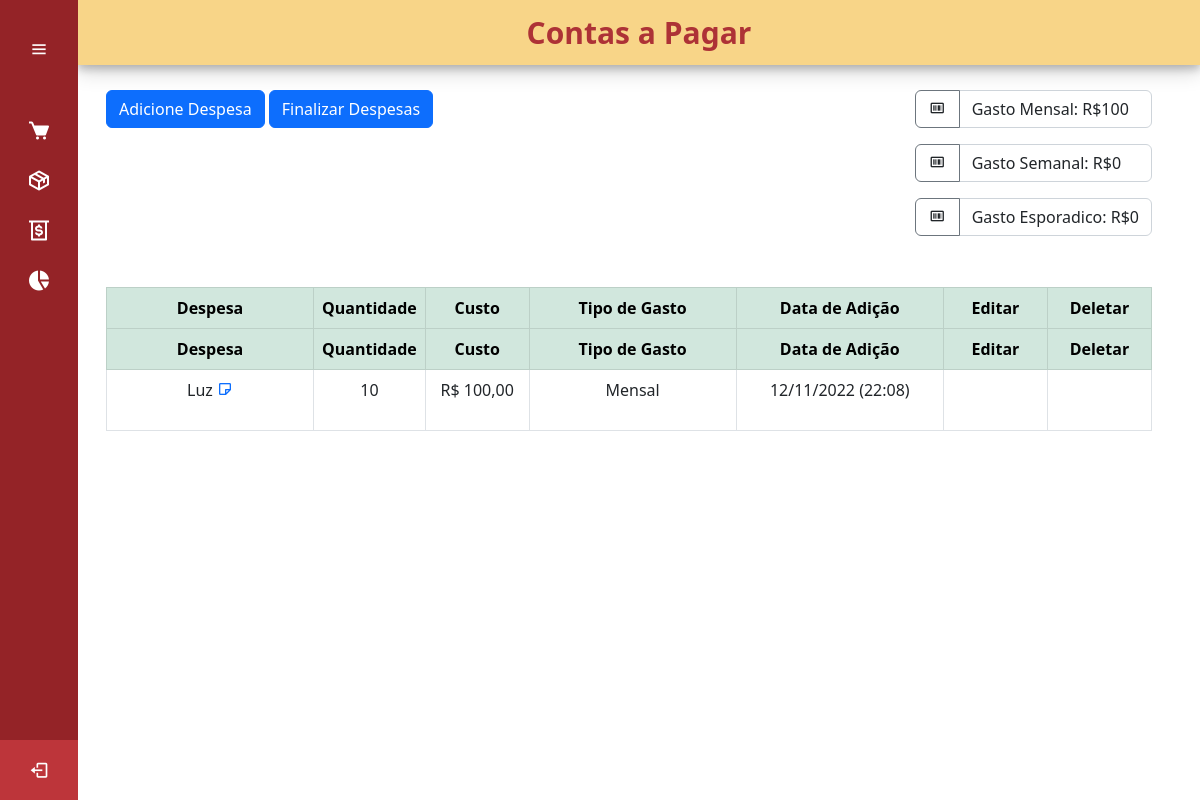
The page /gastos on the database as committed earlier.
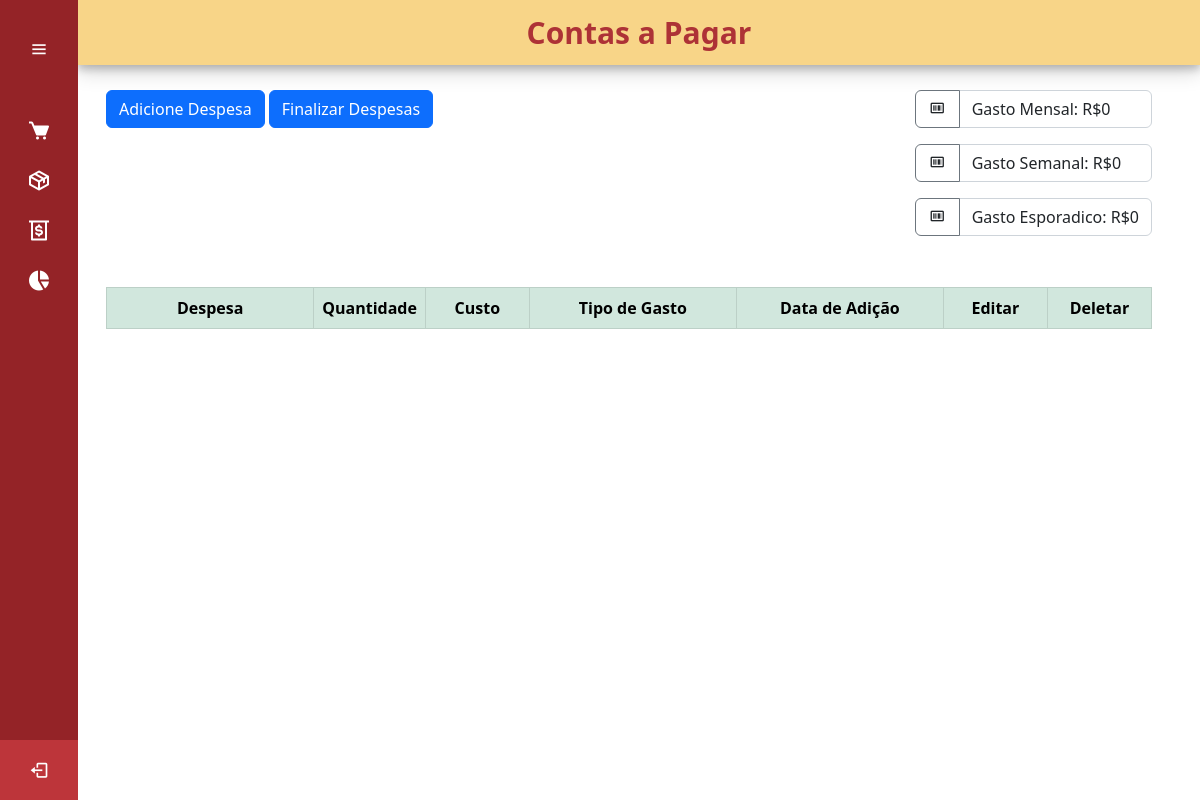
The same page on the database as committed later.
### cadastro/models.py (models this page shows, shortened)
class ListaDespesas(models.Model):
    GASTO = (
        ('Semanal', 'Semanal'),
        ('Mensal', 'Mensal'),
        ('Esporádico', 'Esporádico'),
    )
    nome_despesa = models.CharField(max_length=50, verbose_name='Despesas')
    quantidade_despesa = models.CharField(max_length=50, verbose_name='Qntd.')
    custo = models.IntegerField(verbose_name='Custo')
    tipo_gasto = models.CharField(max_length=50, choices= GASTO, verbose_name='Tipo de Gasto')
    data_adicao_desp = models.DateTimeField(auto_now_add=True)
    nota_despesa = models.TextField()

### cadastro/views.py (the view)
# urls.py: path('gastos', gastos, name='gastos'),
def gastos(request):
    despesa_list = ListaDespesas.objects.all()
    gastos = {'mensal': 0,
    'semanal': 0,
    'esporadico': 0}
    for despesa in despesa_list:
        if despesa.tipo_gasto.lower() == 'mensal':
            gastos['mensal'] += despesa.custo
        if despesa.tipo_gasto.lower() == 'semanal':
            gastos['semanal'] += despesa.custo
        if despesa.tipo_gasto == 'Esporádico':
            gastos['esporadico'] += despesa.custo
    return render (request , 'paginas/gastos.html',{'despesas':despesa_list, 'gastos': gastos})

### paginas/templates/paginas/gastos.html (shortened to what this page needs)
{% extends 'paginas/modelo.html' %}
{% load static %}
{% block conteudo %}
<div class="home_content" style="top: 30px">
    <div class="conteudo_pagina">
        <div class="container">
            <div class="buttons_area d-flex justify-content-between align-content-end">
                <div>
                    <button type="button" class="btn btn-primary" data-bs-toggle="modal" data-bs-target="#addModal">
                        Adicione Despesa
                    </button>
                    <a class="btn btn-primary" href="finalizar-gastos">
                        Finalizar Despesas
                    </a>
                </div>
                <div>
                    <div class="input-group mb-3">
                        <span class="btn border-secondary bg-ligth side-label"><i class='bx bx-barcode'></i></span>
                        <span class="form-control" >Gasto Mensal: R${{gastos.mensal}}</span>
                    </div>
                    <div class="input-group mb-3">
                        <span class="btn border-secondary bg-ligth side-label"><i class='bx bx-barcode'></i></span>
                        <span class="form-control" >Gasto Semanal: R${{gastos.semanal}}</span>
                    </div>
                    <div class="input-group mb-3">
                        <span class="btn border-secondary bg-ligth side-label"><i class='bx bx-barcode'></i></span>
                        <span class="form-control" >Gasto Esporadico: R${{gastos.esporadico}}</span>
                    </div>
                </div>
            </div>
            <table class="table table-bordered" id="example" style="text-align: center ;">
                <thead class="table-success">
                    <tr>
                        <th style="width: 20%;">Despesa</th>
                        <th style="width: 10%;">Quantidade</th>
                        <th style="width: 10%;">Custo</th>
                        <th style="width: 20%;">Tipo de Gasto</th>
                        <th style="width: 20%;">Data de Adição</th>
                        <th style="width: 10%;">Editar</th>
                        <th style="width: 10%;">Deletar</th>
                    </tr>
                </thead>
                {% for despesa in despesas %}
                <tr>
                    <td>{{ despesa.nome_despesa }} <a class="text-center" title="Nota Produto" data-bs-toggle="modal" data-bs-target="#notaModal{{ despesa.id }}"><i class='bx bx-note'></i></a></td>
                    <td>{{ despesa.quantidade_despesa }}</td>
                    <td>R$ {{ despesa.custo |floatformat:2 }}</td>
                    <td>{{ despesa.tipo_gasto}}</td>
                    <td>{{ despesa.data_adicao_desp | date:'d/m/Y (H:i)' }}</td>
                    <td>
                        <a class="btn btn-sucess text-center" title="Editar Despesa" data-bs-toggle="modal"
                            data-bs-target="#editModal{{ despesa.id }}">
                            <box-icon name='edit'></box-icon>
                        </a>
                    </td>
                    <td>
                        <a class="btn text-center" title="Deletar Despesa" data-bs-toggle="modal"
                            data-bs-target="#deleteModal{{ despesa.id }}">
                            <box-icon name='trash'></box-icon>
                        </a>
                    </td>
                </tr>
                {% endfor %}
            </table>
        </div>
    </div>
</div>
{% endblock %}

Rows that differ between the two databases and show on the page:
removed ListaDespesas: nome_despesa "Luz", quantidade_despesa "10", custo "100,00", tipo_gasto "Mensal", data_adicao_desp "12/11/2022 (22:08)"
Other text that changed with them:
{{ gastos.mensal }}: "100" → "0"
